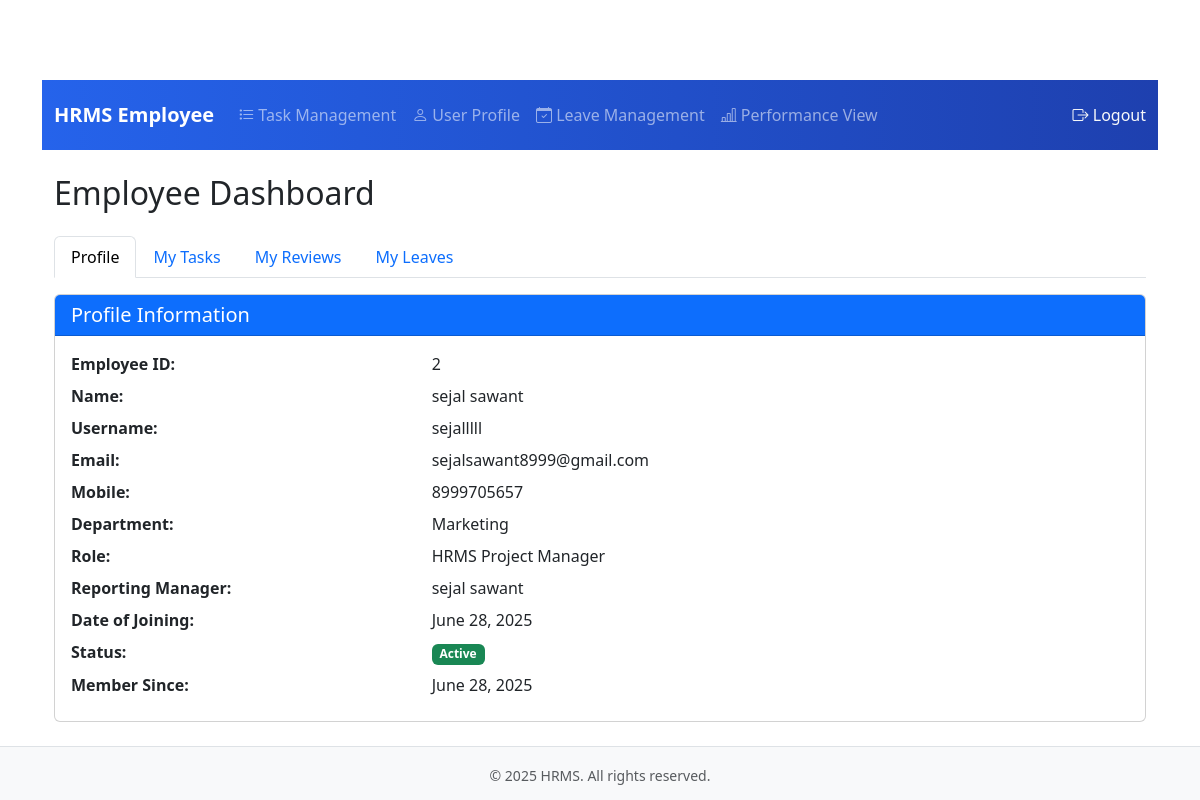
/employee-dashboard/ (signed in), run on the app's committed database.
### hrm_app/models.py (models this page shows, shortened)
class User(AbstractUser):
    first_name = models.CharField(max_length=100)
    last_name = models.CharField(max_length=100)
    username = models.CharField(max_length=100, unique=True)
    email = models.CharField(max_length=100, unique=True)
    mobile = models.CharField(max_length=100)
    dept = models.ForeignKey(Department, on_delete=models.SET_NULL, null=True, related_name='employees')
    role = models.ForeignKey(Role, on_delete=models.SET_NULL, null=True, related_name='employees')
    reporting_manager = models.ForeignKey('self', on_delete=models.SET_NULL, null=True, blank=True, related_name='subordinates')
    date_of_joining = models.DateField(null=True, blank=True)
    created_at = models.DateTimeField(default=timezone.now)
    updated_at = models.DateTimeField(auto_now=True)
    status = models.BooleanField(default=True)  # True = Active, False = Inactive (soft delete)
    is_employee = models.BooleanField(default=False)  # To distinguish between admin and employee
    email_verified = models.BooleanField(default=False)  # For email verification
    otp = models.CharField(max_length=6, null=True, blank=True)  # For OTP verification
    otp_created_at = models.DateTimeField(null=True, blank=True)  # OTP expiry tracking

class Department(models.Model):
    name = models.CharField(max_length=100)
    description = models.TextField()

class Role(models.Model):
    role_id = models.AutoField(primary_key=True)
    role_name = models.CharField(max_length=100, unique=True)
    description = models.CharField(max_length=200)
    created_at = models.DateTimeField(default=timezone.now)
    updated_at = models.DateTimeField(auto_now=True)
    status = models.BooleanField(default=True)  # True = Active, False = Inactive (soft delete)

### hrm_app/views.py (the view)
# urls.py: path('employee-dashboard/', views.employee_dashboard, name='employee_dashboard'),
@login_required
def employee_dashboard(request):
    if not request.user.is_employee:
        messages.error(request, 'Access denied. Employee privileges required.')
        return redirect('admin_login')
    user = request.user
    tasks = TaskAssignment.objects.filter(employee=user).select_related('task')
    reviews = PerformanceReview.objects.filter(employee=user)
    quotas = LeaveQuota.objects.filter(employee=user)
    quota_dict = {q.leave_type: q for q in quotas}
    leaves = Leave.objects.filter(employee=user).order_by('-start_date')
    return render(request, 'hrm_app/employee_dashboard.html', {
        'user': user,
        'tasks': tasks,
        'reviews': reviews,
        'quota_dict': quota_dict,
        'leaves': leaves,
    })

### hrm_app/templates/hrm_app/employee_dashboard.html (shortened to what this page needs)
{% extends 'hrm_app/base.html' %}
{% block content %}
{% include 'hrm_app/employee_navbar.html' %}
<div class="container-fluid mt-4">
    <h2 class="mb-4">Employee Dashboard</h2>
    <ul class="nav nav-tabs" id="empTab" role="tablist">
        <li class="nav-item" role="presentation">
            <button class="nav-link active" id="profile-tab" data-bs-toggle="tab" data-bs-target="#profile" type="button" role="tab">Profile</button>
        </li>
        <li class="nav-item" role="presentation">
            <button class="nav-link" id="tasks-tab" data-bs-toggle="tab" data-bs-target="#tasks" type="button" role="tab">My Tasks</button>
        </li>
        <li class="nav-item" role="presentation">
            <button class="nav-link" id="reviews-tab" data-bs-toggle="tab" data-bs-target="#reviews" type="button" role="tab">My Reviews</button>
        </li>
        <li class="nav-item" role="presentation">
            <button class="nav-link" id="leaves-tab" data-bs-toggle="tab" data-bs-target="#leaves" type="button" role="tab">My Leaves</button>
        </li>
    </ul>
    <div class="tab-content mt-3" id="empTabContent">
        <div class="tab-pane fade show active" id="profile" role="tabpanel">
            <div class="card mb-4">
                <div class="card-header bg-primary text-white">
                    <h5 class="mb-0">Profile Information</h5>
                </div>
                <div class="card-body">
                    <div class="row mb-2"><div class="col-md-4 fw-bold">Employee ID:</div><div class="col-md-8">{{ user.id }}</div></div>
                    <div class="row mb-2"><div class="col-md-4 fw-bold">Name:</div><div class="col-md-8">{{ user.first_name }} {{ user.last_name }}</div></div>
                    <div class="row mb-2"><div class="col-md-4 fw-bold">Username:</div><div class="col-md-8">{{ user.username }}</div></div>
                    <div class="row mb-2"><div class="col-md-4 fw-bold">Email:</div><div class="col-md-8">{{ user.email }}</div></div>
                    <div class="row mb-2"><div class="col-md-4 fw-bold">Mobile:</div><div class="col-md-8">{{ user.mobile }}</div></div>
                    <div class="row mb-2"><div class="col-md-4 fw-bold">Department:</div><div class="col-md-8">{{ user.dept.name|default:"Not Assigned" }}</div></div>
                    <div class="row mb-2"><div class="col-md-4 fw-bold">Role:</div><div class="col-md-8">{{ user.role.role_name|default:"Not Assigned" }}</div></div>
                    {% if user.reporting_manager %}
                    <div class="row mb-2"><div class="col-md-4 fw-bold">Reporting Manager:</div><div class="col-md-8">{{ user.reporting_manager.first_name }} {{ user.reporting_manager.last_name }}</div></div>
                    {% endif %}
                    {% if user.date_of_joining %}
                    <div class="row mb-2"><div class="col-md-4 fw-bold">Date of Joining:</div><div class="col-md-8">{{ user.date_of_joining|date:"F d, Y" }}</div></div>
                    {% endif %}
                    <div class="row mb-2"><div class="col-md-4 fw-bold">Status:</div><div class="col-md-8">{% if user.status %}<span class="badge bg-success">Active</span>{% else %}<span class="badge bg-secondary">Inactive</span>{% endif %}</div></div>
                    <div class="row mb-2"><div class="col-md-4 fw-bold">Member Since:</div><div class="col-md-8">{{ user.created_at|date:"F d, Y" }}</div></div>
                </div>
            </div>
        </div>
    </div>
</div>
{% endblock %}

### hrm_app/templates/hrm_app/base.html (style rules this page uses)
html, body { height: 100%; }
body { display: flex; flex-direction: column; min-height: 100vh; }

### data on the page
User: id "2", first_name "sejal", last_name "sawant", username "sejalllll", email "sejalsawant8999@gmail.com", mobile "8999705657", dept.name "Marketing", role.role_name "HRMS Project Manager", reporting_manager.first_name "sejal", reporting_manager.last_name "sawant", date_of_joining "June 28, 2025", created_at "June 28, 2025"
